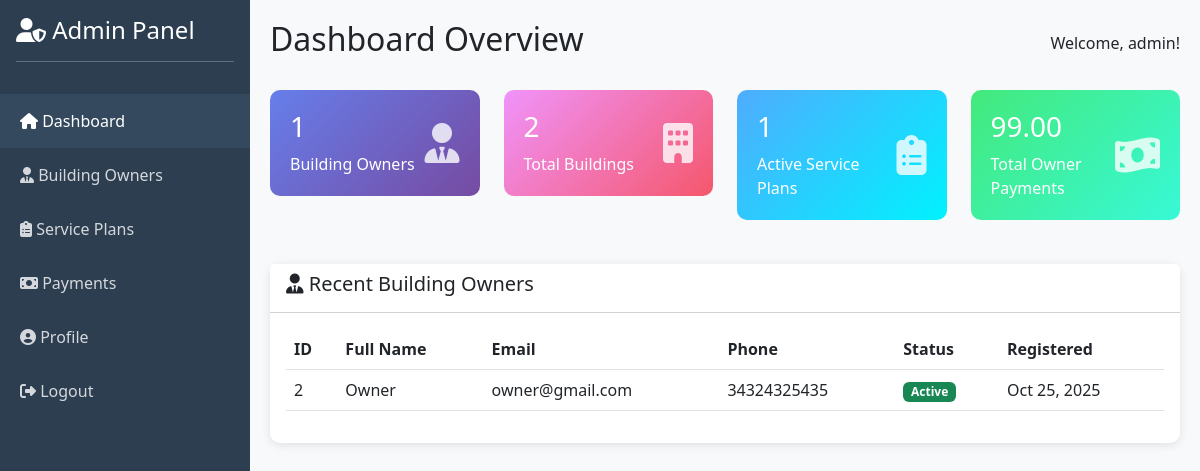
Screenshot of /admin/dashboard.php (signed in) with the database file from the repository.
### tables this page shows
CREATE TABLE `building_owners` (
  `id` int(11) NOT NULL,
  `username` varchar(50) NOT NULL,
  `password` varchar(255) NOT NULL,
  `full_name` varchar(100) NOT NULL,
  `email` varchar(100) NOT NULL,
  `phone` varchar(20) DEFAULT NULL,
  `address` text,
  `status` enum('active','inactive') DEFAULT 'active',
  `plan_id` int(11) DEFAULT NULL,
  `account_status` enum('pending','approved','rejected') DEFAULT 'pending',
  `created_at` timestamp NOT NULL DEFAULT CURRENT_TIMESTAMP
);

### admin/dashboard.php (the view, shortened to what this page needs)
<?php
require_once '../config.php';
$stats = [];
$stats['owners'] = $conn->query("SELECT COUNT(*) as count FROM building_owners")->fetch_assoc()['count'];
$stats['buildings'] = $conn->query("SELECT COUNT(*) as count FROM buildings")->fetch_assoc()['count'];
$stats['service_plans'] = $conn->query("SELECT COUNT(*) as count FROM service_plans")->fetch_assoc()['count'];
$stats['owner_payments'] = $conn->query("SELECT COALESCE(SUM(amount), 0) as total FROM owner_payments")->fetch_assoc()['total'];
$recent_owners = $conn->query("SELECT * FROM building_owners ORDER BY created_at DESC LIMIT 5");
?>
<!DOCTYPE html>
<html lang="en">
<head>
    <link href="https://cdn.jsdelivr.net/npm/bootstrap@5.3.0/dist/css/bootstrap.min.css" rel="stylesheet">
    <link rel="stylesheet" href="https://cdnjs.cloudflare.com/ajax/libs/font-awesome/6.4.0/css/all.min.css">
</head>
<body>
    <div class="sidebar">
        <div class="p-3">
            <h4><i class="fas fa-user-shield"></i> Admin Panel</h4>
            <hr>
        </div>
        <nav class="nav flex-column">
            <a class="nav-link active" href="dashboard.php">
                <i class="fas fa-home"></i> Dashboard
            </a>
            <a class="nav-link" href="owners.php">
                <i class="fas fa-user-tie"></i> Building Owners
            </a>
            <a class="nav-link" href="service_plans.php">
                <i class="fas fa-clipboard-list"></i> Service Plans
            </a>
			<a class="nav-link" href="owner_payments.php">
				<i class="fas fa-money-bill"></i> Payments
            </a>
            <a class="nav-link" href="profile.php">
                <i class="fas fa-user-circle"></i> Profile
            </a>
            <a class="nav-link" href="logout.php">
                <i class="fas fa-sign-out-alt"></i> Logout
            </a>
        </nav>
    </div>
    <div class="main-content">
        <div class="d-flex justify-content-between align-items-center mb-4">
            <h2>Dashboard Overview</h2>
            <span>Welcome, <?php echo $_SESSION['admin_username']; ?>!</span>
        </div>
        <div class="row">
            <div class="col-md-3">
                <div class="stat-card" style="background: linear-gradient(135deg, #667eea 0%, #764ba2 100%);">
                    <div class="d-flex justify-content-between align-items-center">
                        <div>
                            <h3><?php echo $stats['owners']; ?></h3>
                            <p class="mb-0">Building Owners</p>
                        </div>
                        <i class="fas fa-user-tie"></i>
                    </div>
                </div>
            </div>
            <div class="col-md-3">
                <div class="stat-card" style="background: linear-gradient(135deg, #f093fb 0%, #f5576c 100%);">
                    <div class="d-flex justify-content-between align-items-center">
                        <div>
                            <h3><?php echo $stats['buildings']; ?></h3>
                            <p class="mb-0">Total Buildings</p>
                        </div>
                        <i class="fas fa-building"></i>
                    </div>
                </div>
            </div>
            <div class="col-md-3">
                <div class="stat-card" style="background: linear-gradient(135deg, #4facfe 0%, #00f2fe 100%);">
                    <div class="d-flex justify-content-between align-items-center">
                        <div>
                            <h3><?php echo $stats['service_plans']; ?></h3>
                            <p class="mb-0">Active Service Plans</p>
                        </div>
                        <i class="fas fa-clipboard-list"></i>
                    </div>
                </div>
            </div>
            <div class="col-md-3">
                <div class="stat-card" style="background: linear-gradient(135deg, #43e97b 0%, #38f9d7 100%);">
                    <div class="d-flex justify-content-between align-items-center">
                        <div>
                            <h3><?php echo number_format($stats['owner_payments'], 2); ?></h3>
                            <p class="mb-0">Total Owner Payments</p>
                        </div>
                        <i class="fas fa-money-bill-wave"></i>
                    </div>
                </div>
            </div>
        </div>
        <div class="row mt-4">
            <div class="col-md-12">
                <div class="card">
                    <div class="card-header bg-white">
                        <h5><i class="fas fa-user-tie"></i> Recent Building Owners</h5>
                    </div>
                    <div class="card-body">
                        <table class="table table-hover">
                            <thead>
                                <tr>
                                    <th>ID</th>
                                    <th>Full Name</th>
                                    <th>Email</th>
                                    <th>Phone</th>
                                    <th>Status</th>
                                    <th>Registered</th>
                                </tr>
                            </thead>
                            <tbody>
                                <?php while ($owner = $recent_owners->fetch_assoc()): ?>
                                <tr>
                                    <td><?php echo $owner['id']; ?></td>
                                    <td><?php echo htmlspecialchars($owner['full_name']); ?></td>
                                    <td><?php echo htmlspecialchars($owner['email']); ?></td>
                                    <td><?php echo htmlspecialchars($owner['phone']); ?></td>
                                    <td>
                                        <span class="badge bg-<?php echo $owner['status'] == 'active' ? 'success' : 'danger'; ?>">
                                            <?php echo ucfirst($owner['status']); ?>
                                        </span>
                                    </td>
                                    <td><?php echo date('M d, Y', strtotime($owner['created_at'])); ?></td>
                                </tr>
                                <?php endwhile; ?>
                            </tbody>
                        </table>
                    </div>
                </div>
            </div>
        </div>
    </div>
</body>
</html>

### admin/dashboard.php (style rules this page uses)
body { background: #f8f9fa; }
.sidebar { min-height: 100vh; background: #2c3e50; color: white; position: fixed; width: 250px; }
.sidebar .nav-link { color: rgba(255,255,255,0.8); padding: 15px 20px; transition: all 0.3s; }
.sidebar .nav-link:hover, .sidebar .nav-link.active { background: #34495e; color: white; }
.main-content { margin-left: 250px; padding: 20px; }
.stat-card { border-radius: 10px; padding: 20px; color: white; margin-bottom: 20px; }
.stat-card i { font-size: 2.5rem; opacity: 0.8; }
.card { border: none; border-radius: 10px; box-shadow: 0 2px 10px rgba(0,0,0,0.1); }

### rows the page displays
building_owners: id "2", full_name "Owner", email "owner@gmail.com", phone "34324325435", status "Active", created_at "Oct 25, 2025"

### other values shown
$_SESSION['admin_username'] "admin"
$stats['owners'] "1"
$stats['buildings'] "2"
$stats['service_plans'] "1"
$stats['owner_payments'] "99.00"
